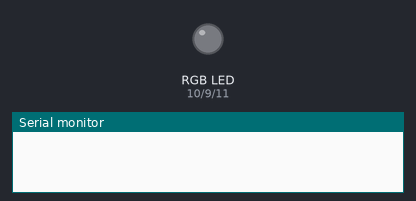
Bench run of a sketch on a simulated Arduino Uno, built with avr-gcc and run on an emulated ATmega328P. Parts: an RGB LED mixed from three pins (HIGH = lit), the last lines printed to the serial monitor. Dim RGB values are drawn brighter than linear.

Above: at 0.2 s.
At 4.2 s:
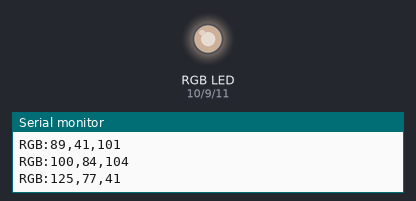
At 10.0 s:
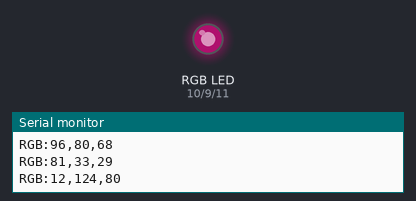
At 19.5 s:
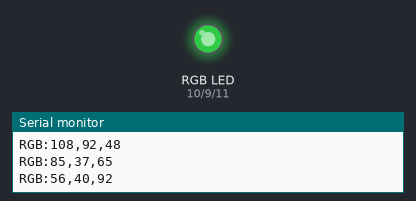
At 26.4 s:
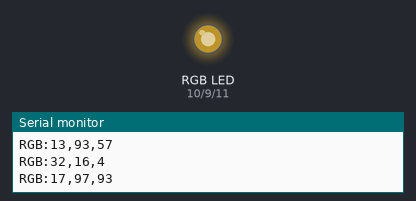
At 39.2 s:
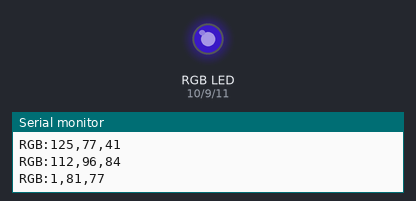
Timing chart, 0 to 40.0 s (numbered marks = the images above):
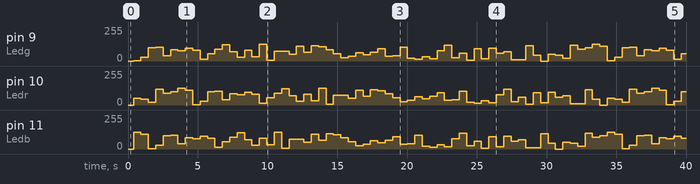

Measured:
- by itself, pin 9 (Ledg): 0/255 → 1/255 at 0.40 s, → 28/255 0.53 s later, → 101/255 0.53 s later, → 104/255 0.53 s later, … (75 changes in this stretch)
- by itself, pin 10 (Ledr): 0/255 → 49/255 at 0.40 s, → 44/255 0.53 s later, → 21/255 0.53 s later, → 120/255 0.53 s later, … (75 changes in this stretch)

The sketch:

Zufall_RGB.ino
```cpp
int Ledg = 9;
int Ledb = 11;
int Ledr = 10;
int d = 100;
int a = 30;
int Eingabe1 = 0;
int Eingabe2 = 100;
int Eingabe3 = 240;
int Zufallfaktor1 = 107;
int Zufallfaktor2 = 49;
int Modolu = 128;
void setup() {
  // put your setup code here, to run once:
pinMode(Ledg, OUTPUT);
pinMode(Ledb, OUTPUT);
pinMode(Ledr, OUTPUT);
Serial.begin(9600);
}

void loop() {
  // put your main code here, to run repeatedly:

Eingabe1 = Zufallfaktor1 * Eingabe1;
Eingabe1 = Zufallfaktor2 + Eingabe1;
Eingabe1 = Eingabe1 % Modolu;
delay(d);
Eingabe2 = Zufallfaktor1 * Eingabe2;
Eingabe2 = Zufallfaktor2 + Eingabe2;
Eingabe2 = Eingabe2 % Modolu;
delay(d);
Eingabe3 = Zufallfaktor1 * Eingabe3;
Eingabe3 = Zufallfaktor2 + Eingabe3;
Eingabe3 = Eingabe3 % Modolu;
delay(d);
delay(d);
analogWrite(Ledr, Eingabe1);
analogWrite(Ledb, Eingabe2);
analogWrite(Ledg, Eingabe3);
delay(d);
Serial.print("RGB:");
Serial.print(Eingabe1);
Serial.print(",");
Serial.print(Eingabe3);
Serial.print(",");
Serial.println(Eingabe2);
delay(a);
}
```
